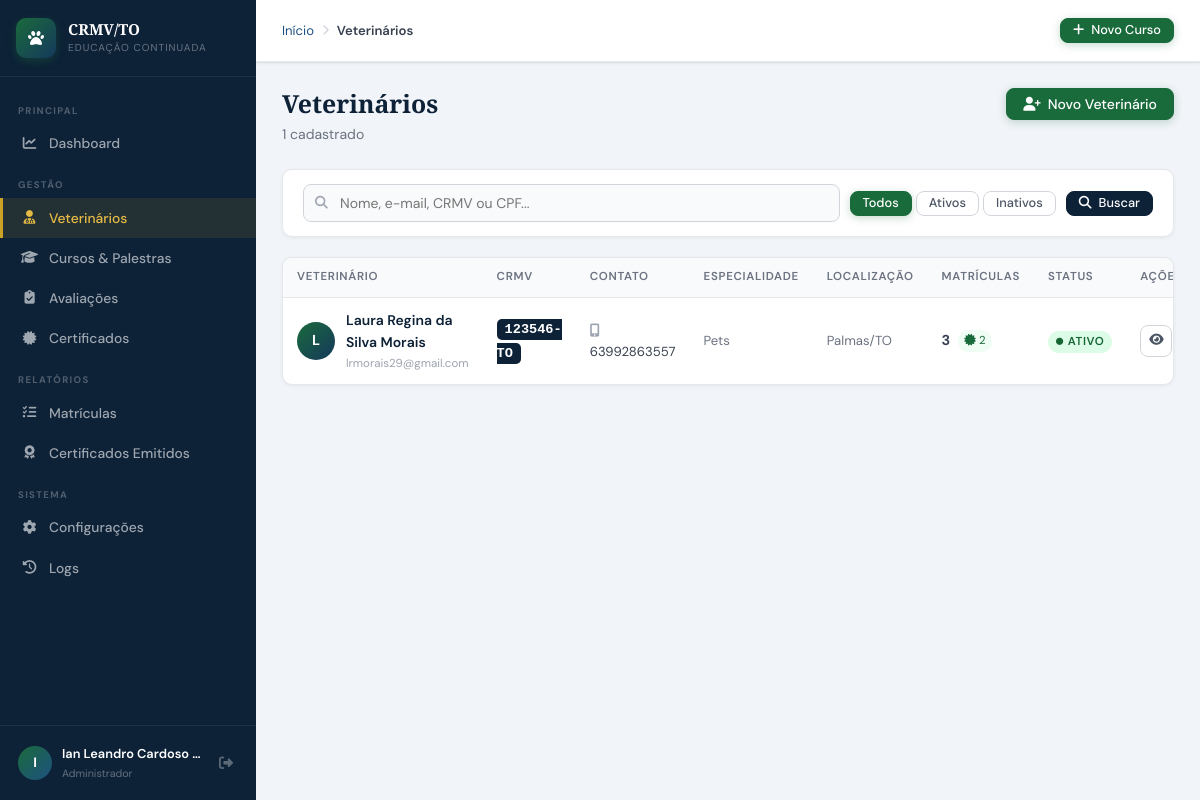
Screenshot of /admin/usuarios/lista.php (signed in) with the database file from the repository.
### tables this page shows
CREATE TABLE `tbl_usuarios` (
  `usuario_id` int(10) UNSIGNED NOT NULL,
  `perfil_id` int(10) UNSIGNED NOT NULL DEFAULT 2,
  `nome_completo` varchar(150) NOT NULL,
  `cpf` varchar(14) DEFAULT NULL,
  `rg` varchar(20) DEFAULT NULL,
  `data_nascimento` date DEFAULT NULL,
  `sexo` enum('M','F','O') DEFAULT NULL,
  `email` varchar(150) NOT NULL,
  `telefone` varchar(20) DEFAULT NULL,
  `celular` varchar(20) DEFAULT NULL,
  `crmv_numero` varchar(20) DEFAULT NULL,
  `crmv_uf` char(2) NOT NULL DEFAULT 'TO',
  `especialidade` varchar(100) DEFAULT NULL,
  `instituicao` varchar(150) DEFAULT NULL,
  `cep` varchar(9) DEFAULT NULL,
  `logradouro` varchar(150) DEFAULT NULL,
  `numero` varchar(10) DEFAULT NULL,
  `complemento` varchar(80) DEFAULT NULL,
  `bairro` varchar(80) DEFAULT NULL,
  `cidade` varchar(80) DEFAULT NULL,
  `uf` char(2) DEFAULT NULL,
  `senha_hash` varchar(255) NOT NULL,
  `senha_salt` varchar(64) NOT NULL,
  `token_reset` varchar(100) DEFAULT NULL,
  `token_expira` datetime DEFAULT NULL,
  `ultimo_acesso` datetime DEFAULT NULL,
  `tentativas_login` tinyint(4) NOT NULL DEFAULT 0,
  `bloqueado_ate` datetime DEFAULT NULL,
  `ativo` tinyint(1) NOT NULL DEFAULT 1,
  `foto_perfil` varchar(200) DEFAULT NULL,
  `criado_em` datetime NOT NULL DEFAULT current_timestamp(),
  `atualizado_em` datetime DEFAULT NULL ON UPDATE current_timestamp(),
  `criado_por` int(10) UNSIGNED DEFAULT NULL
);

### includes/conexao.php (called while the page is built, shortened)
<?php
function getConn(): PDO {
    static $pdo = null;
    if ($pdo === null) {
        try {
            $dsn = "mysql:host=" . DB_HOST . ";port=" . DB_PORT . ";dbname=" . DB_NAME . ";charset=utf8mb4";
            $pdo = new PDO($dsn, DB_USER, DB_PASS, [
                PDO::ATTR_ERRMODE            => PDO::ERRMODE_EXCEPTION,
                PDO::ATTR_DEFAULT_FETCH_MODE => PDO::FETCH_ASSOC,
                PDO::ATTR_EMULATE_PREPARES   => false,
            ]);
        } catch (PDOException $e) {
            die('<div style="font-family:monospace;background:#fee2e2;color:#7f1d1d;padding:20px;margin:20px;border-radius:8px">
                <strong>Erro de conexão com o banco:</strong><br>' . htmlspecialchars($e->getMessage()) . '
                <br><br>Verifique se o XAMPP está rodando e o banco <strong>' . DB_NAME . '</strong> foi criado.
            </div>');
        }
    }
    return $pdo;
}
function dbQuery(string $sql, array $params = []): array {
    $stmt = getConn()->prepare($sql);
    $stmt->execute($params);
    return $stmt->fetchAll();
}
function dbQueryOne(string $sql, array $params = []): array|false {
    $stmt = getConn()->prepare($sql);
    $stmt->execute($params);
    return $stmt->fetch();
}
function primeiraLetra(string $nome): string {
    return mb_strtoupper(mb_substr(trim($nome), 0, 1));
}

### admin/usuarios/lista.php (the view, shortened to what this page needs)
<?php
require_once __DIR__ . '/../../includes/conexao.php';
$busca   = trim($_GET['busca']  ?? '');
$filtro  = $_GET['filtro'] ?? 'todos';
$pag     = max(1, (int)($_GET['pag'] ?? 1));
$porPag  = 15;
$offset  = ($pag - 1) * $porPag;
$where  = "WHERE u.perfil_id = 2";
$params = [];
$total   = dbQueryOne("SELECT COUNT(*) AS n FROM tbl_usuarios u $where", $params)['n'];
$usuarios = dbQuery(
    "SELECT u.usuario_id, u.nome_completo, u.email, u.cpf, u.celular,
            u.crmv_numero, u.crmv_uf, u.especialidade, u.cidade, u.uf,
            u.ativo, u.criado_em, u.ultimo_acesso,
            (SELECT COUNT(*) FROM tbl_matriculas m WHERE m.usuario_id = u.usuario_id) AS total_mat,
            (SELECT COUNT(*) FROM tbl_matriculas m WHERE m.usuario_id = u.usuario_id AND m.certificado_gerado = 1) AS total_cert
     FROM tbl_usuarios u $where
     ORDER BY u.nome_completo ASC
     LIMIT $porPag OFFSET $offset",
    $params
);
require_once __DIR__ . '/../../includes/layout.php';
?>
<div class="pg-header">
    <div class="pg-header-row">
        <div>
            <h1 class="pg-titulo">Veterinários</h1>
            <p class="pg-subtitulo"><?= number_format($total, 0, ',', '.') ?> cadastrado<?= $total != 1 ? 's' : '' ?></p>
        </div>
        <div class="pg-acoes">
            <a href="/crmv/admin/usuarios/form.php" class="btn btn-primario">
                <i class="fa-solid fa-user-plus"></i> Novo Veterinário
            </a>
        </div>
    </div>
</div>
<div class="card" style="margin-bottom:20px">
    <div class="card-body" style="padding:14px 20px">
        <form method="GET" style="display:flex;gap:10px;align-items:center;flex-wrap:wrap">
            <div style="flex:1;min-width:260px;position:relative">
                <input type="text" name="busca" value="<?= htmlspecialchars($busca) ?>"
                    placeholder="Nome, e-mail, CRMV ou CPF..."
                    style="width:100%;padding:9px 12px 9px 36px;border:1.5px solid var(--c300);border-radius:8px;font-size:.875rem;font-family:inherit;outline:none;background:var(--c50,#f9fafb)"
                    onfocus="this.style.borderColor='var(--azul-clr)'"
                    onblur="this.style.borderColor='var(--c300)'">
            </div>
            <div style="display:flex;gap:4px">
                <?php foreach (['todos' => 'Todos', 'ativo' => 'Ativos', 'inativo' => 'Inativos'] as $v => $l): ?>
                <a href="?busca=<?= urlencode($busca) ?>&filtro=<?= $v ?>"
                   class="btn btn-sm <?= $filtro === $v ? 'btn-primario' : 'btn-ghost' ?>"><?= $l ?></a>
                <?php endforeach; ?>
            </div>
            <button type="submit" class="btn btn-secundario btn-sm"><i class="fa-solid fa-search"></i> Buscar</button>
        </form>
    </div>
</div>
<div class="card">
    <div class="tabela-wrapper">
        <table class="tabela">
            <thead>
                <tr>
                    <th>Veterinário</th>
                    <th>CRMV</th>
                    <th>Contato</th>
                    <th>Especialidade</th>
                    <th>Localização</th>
                    <th>Matrículas</th>
                    <th>Status</th>
                    <th style="width:110px">Ações</th>
                </tr>
            </thead>
            <tbody>
            <?php if (empty($usuarios)): ?>
                <tr><td colspan="8">
                    <div class="vazio">
                        <i class="fa-solid fa-user-doctor"></i>
                        <h3>Nenhum veterinário encontrado</h3>
                        <p><?= $busca ? 'Tente outro termo de busca.' : 'Nenhum veterinário cadastrado ainda.' ?></p>
                        <?php if (!$busca): ?>
                        <a href="/crmv/admin/usuarios/form.php" class="btn btn-primario btn-sm" style="margin-top:12px">
                            <i class="fa-solid fa-user-plus"></i> Cadastrar agora
                        </a>
                        <?php endif; ?>
                    </div>
                </td></tr>
            <?php else: ?>
            <?php foreach ($usuarios as $u): ?>
            <tr>
                <td>
                    <div style="display:flex;align-items:center;gap:11px">
                        <div class="avatar-circulo"><?= primeiraLetra($u['nome_completo']) ?></div>
                        <div>
                            <a href="/crmv/admin/usuarios/ver.php?id=<?= $u['usuario_id'] ?>"
                               style="font-weight:600;font-size:.875rem;color:var(--azul-esc);text-decoration:none"
                               onmouseover="this.style.textDecoration='underline'"
                               onmouseout="this.style.textDecoration='none'">
                                <?= htmlspecialchars($u['nome_completo']) ?>
                            </a>
                            <div style="font-size:.72rem;color:var(--c400);margin-top:1px"><?= htmlspecialchars($u['email']) ?></div>
                        </div>
                    </div>
                </td>
                <td>
                    <?php if ($u['crmv_numero']): ?>
                    <span style="font-family:monospace;font-weight:700;font-size:.85rem;background:var(--azul-esc);color:#fff;padding:3px 8px;border-radius:5px">
                        <?= htmlspecialchars($u['crmv_numero']) ?>-<?= htmlspecialchars($u['crmv_uf']) ?>
                    </span>
                    <?php else: ?>
                    <span style="color:var(--c300);font-size:.8rem">Não informado</span>
                    <?php endif; ?>
                </td>
                <td style="font-size:.82rem">
                    <?php if ($u['celular']): ?>
                    <div><i class="fa-solid fa-mobile-alt" style="color:var(--c400);width:13px"></i> <?= htmlspecialchars($u['celular']) ?></div>
                    <?php endif; ?>
                </td>
                <td style="font-size:.82rem;color:var(--c500)"><?= htmlspecialchars($u['especialidade'] ?: '—') ?></td>
                <td style="font-size:.82rem;color:var(--c500)">
                    <?= $u['cidade'] ? htmlspecialchars($u['cidade']) . '/' . htmlspecialchars($u['uf']) : '—' ?>
                </td>
                <td>
                    <div style="display:flex;align-items:center;gap:8px">
                        <span style="font-weight:700;font-size:.9rem"><?= $u['total_mat'] ?></span>
                        <?php if ($u['total_cert'] > 0): ?>
                        <span style="font-size:.72rem;color:var(--verde);background:var(--verde-bg,#f0fdf4);padding:2px 6px;border-radius:10px">
                            <i class="fa-solid fa-certificate"></i> <?= $u['total_cert'] ?>
                        </span>
                        <?php endif; ?>
                    </div>
                </td>
                <td>
                    <?php if ($u['ativo']): ?>
                    <span class="badge b-verde"><i class="fa-solid fa-circle" style="font-size:.45rem;vertical-align:middle"></i> Ativo</span>
                    <?php else: ?>
                    <span class="badge b-verm">Inativo</span>
                    <?php endif; ?>
                </td>
                <td>
                    <div class="acoes">
                        <a href="/crmv/admin/usuarios/ver.php?id=<?= $u['usuario_id'] ?>"
                           class="btn btn-ghost btn-icone btn-sm" title="Visualizar">
                            <i class="fa-solid fa-eye"></i>
                        </a>
                    </div>
                </td>
            </tr>
            <?php endforeach; ?>
            <?php endif; ?>
            </tbody>
        </table>
    </div>
</div>
<?php require_once __DIR__ . '/../../includes/layout_footer.php'; ?>

### rows the page displays
tbl_usuarios: nome_completo "L", nome_completo "Laura Regina da Silva Morais", email "lrmorais29@gmail.com", crmv_numero "123546", crmv_uf "TO", celular "63992863557", especialidade "Pets", cidade "Palmas", uf "TO", total_mat "3", total_cert "2", ativo 1 (drawn)

### other values shown
primeiraLetra($_SESSION['usr_nome'] ?? 'A') "I"
truncaTexto($_SESSION['usr_nome'] ?? '', 22) "Ian Leandro Cardoso…"
$pageTitulo "Veterinários"
$total "1"
$l "Todos"
$l "Ativos"
$l "Inativos"
